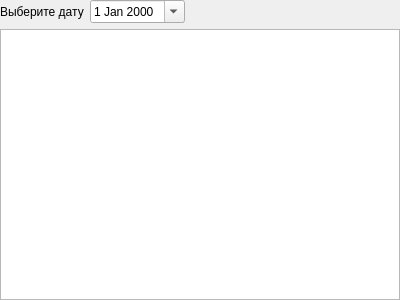
<?xml version="1.0" encoding="UTF-8"?>
<ui version="4.0">
 <class>Form</class>
 <widget class="QWidget" name="Form">
  <property name="geometry">
   <rect>
    <x>0</x>
    <y>0</y>
    <width>400</width>
    <height>300</height>
   </rect>
  </property>
  <property name="windowTitle">
   <string>Form</string>
  </property>
  <layout class="QVBoxLayout" name="verticalLayout">
   <property name="leftMargin">
    <number>0</number>
   </property>
   <property name="topMargin">
    <number>0</number>
   </property>
   <property name="rightMargin">
    <number>0</number>
   </property>
   <property name="bottomMargin">
    <number>0</number>
   </property>
   <item>
    <layout class="QHBoxLayout" name="horizontalLayout">
     <item>
      <widget class="QLabel" name="label">
       <property name="text">
        <string>Выберите дату</string>
       </property>
      </widget>
     </item>
     <item>
      <widget class="QDateEdit" name="dateSelector">
       <property name="calendarPopup">
        <bool>true</bool>
       </property>
      </widget>
     </item>
     <item>
      <spacer name="horizontalSpacer">
       <property name="orientation">
        <enum>Qt::Horizontal</enum>
       </property>
       <property name="sizeHint" stdset="0">
        <size>
         <width>40</width>
         <height>20</height>
        </size>
       </property>
      </spacer>
     </item>
    </layout>
   </item>
   <item>
    <widget class="QTableView" name="notesView"/>
   </item>
  </layout>
 </widget>
 <resources/>
 <connections/>
</ui>
